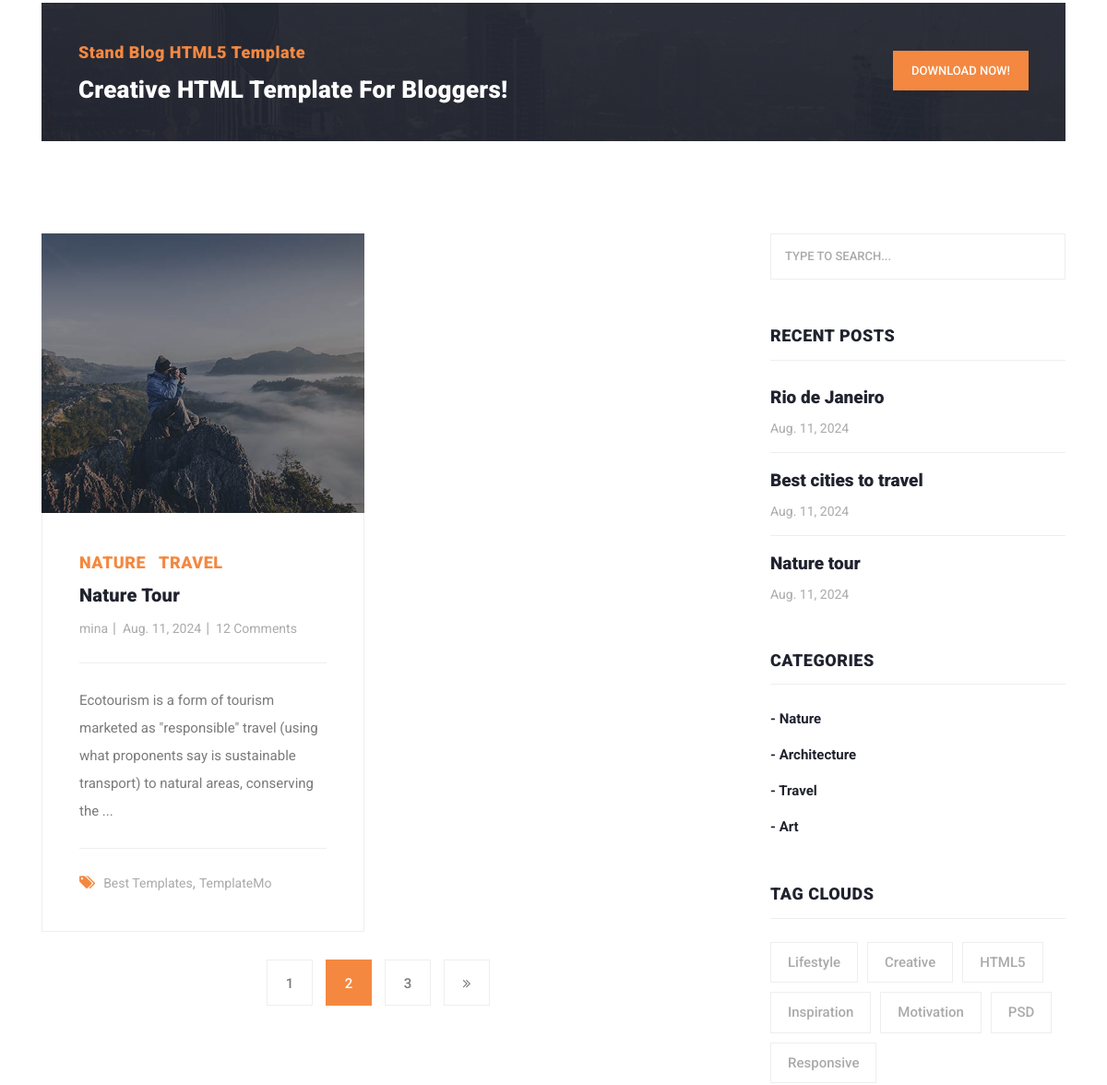
The page /category/1 (signed in, middle part) on the database as committed earlier.
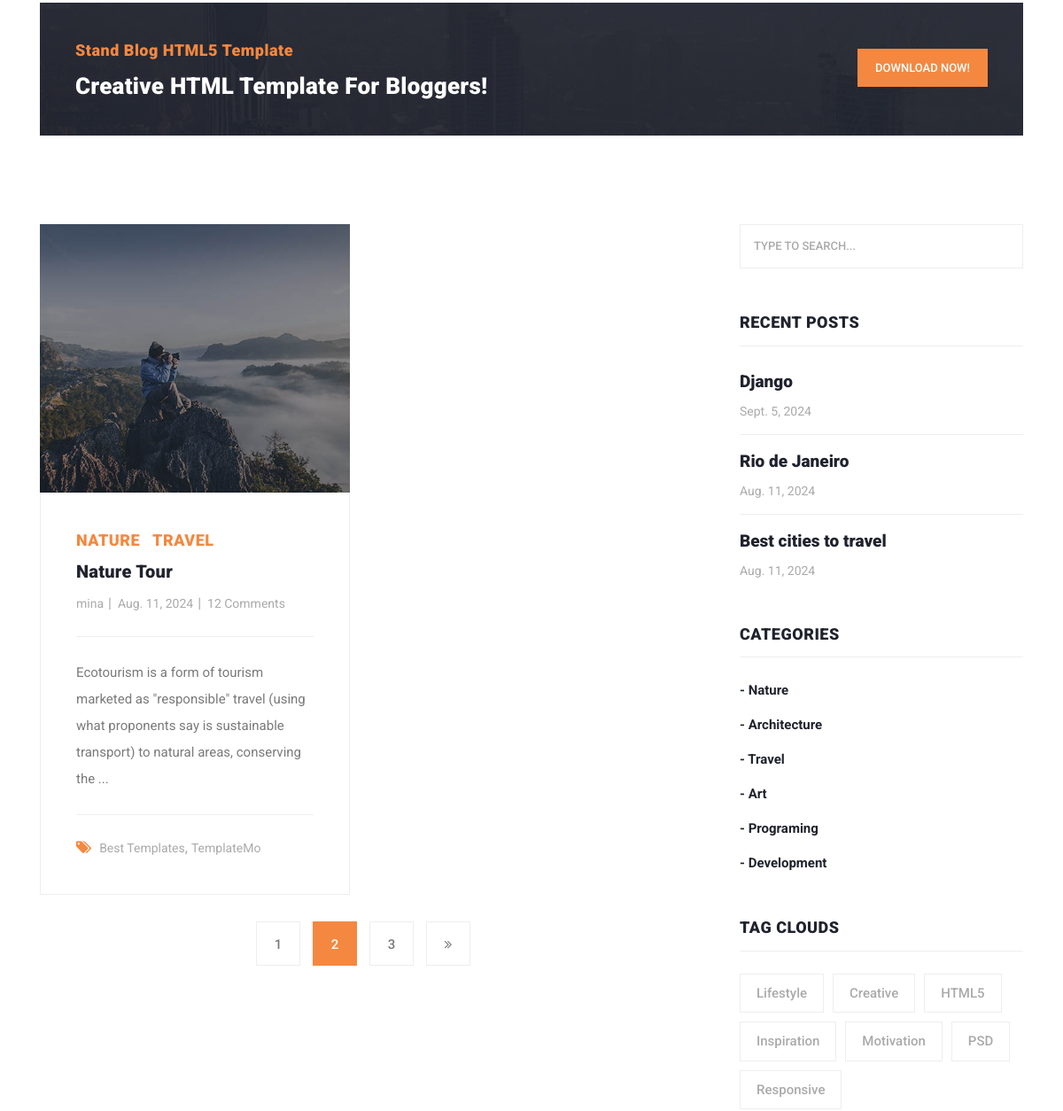
The same page on the database as committed later.
### blog_app/models.py (models this page shows, shortened)
class Post(models.Model):
    author = models.ForeignKey(User, on_delete=models.CASCADE)
    title = models.CharField(max_length=100, unique_for_date='pub_date')
    category = models.ManyToManyField(Category)
    body = models.TextField()
    image = models.ImageField(upload_to='img/post')
    published = models.BooleanField(default=True)
    created = models.DateField(auto_now_add=True)
    updated = models.DateField(auto_now=True)
    pub_date = models.DateField(default=timezone.now())
    objects = ModelManager()
    def get_absolute_url(self):
        return reverse('blog:post_details', kwargs={'pk': self.pk})

class Category(models.Model):
    title = models.CharField(max_length=100)
    created = models.TimeField(auto_now_add=True)
    def __str__(self):
        return self.title

### blog_app/views.py (the view)
# urls.py: path('category/<int:pk>', views.category_details, name='category_details'),
def category_details(request, pk):
    category = get_object_or_404(Category, pk=pk)
    posts = category.post_set.all()
    return render(request, 'blog_app/category_details.html', {'posts': posts, 'category': category})

### context_processors/context_processors.py (called while the page is built)
def recent_posts(request):
    return {'recent_posts': Post.objects.order_by('-created')[:3]}

def categorise(request):
    return {'categorise': Category.objects.all()}

### blog_app/templates/blog_app/category_details.html (shortened to what the changed rows need)
{% extends 'base.html' %}
{% load static %}
{% block content %}
    <section class="blog-posts grid-system">
        <div class="container">
            <div class="row">
                <div class="col-lg-8">
                    <div class="all-blog-posts">
                        <div class="row">
                            {% for post in posts %}
                                <div class="col-lg-6">
                                    <div class="blog-post">
                                        <div class="blog-thumb">
                                            <img src="{{ post.image.url }}" alt="">
                                        </div>
                                        <div class="down-content">
                                            {% for cat in post.category.all %}
                                                <span style="margin-right: 10px">{{ cat }}</span>
                                            {% endfor %}
                                            <a href="{{ post.get_absolute_url }}"><h4>{{ post.title }}</h4></a>
                                            <ul class="post-info">
                                                <li><a href="#">{{ post.author }}</a></li>
                                                <li><a href="#">{{ post.created }}</a></li>
                                                <li><a href="#">12 Comments</a></li>
                                            </ul>
                                            <p>{{ post.body|slice:':150' }} ...</p>
                                            <div class="post-options">
                                                <div class="row">
                                                    <div class="col-lg-12">
                                                        <ul class="post-tags">
                                                            <li><i class="fa fa-tags"></i></li>
                                                            <li><a href="#">Best Templates</a>,</li>
                                                            <li><a href="#">TemplateMo</a></li>
                                                        </ul>
                                                    </div>
                                                </div>
                                            </div>
                                        </div>
                                    </div>
                                </div>
                            {% endfor %}
                        </div>
                    </div>
                </div>
                <div class="col-lg-4">
                    <div class="sidebar">
                        <div class="row">
                            {% include 'includes/sidebar.html' %}
                            <div class="col-lg-12">
                                <div class="sidebar-item tags">
                                    <div class="sidebar-heading">
                                        <h2>Tag Clouds</h2>
                                    </div>
                                </div>
                            </div>
                        </div>
                    </div>
                </div>
            </div>
        </div>
    </section>
{% endblock %}

### templates/includes/sidebar.html
<div class="col-lg-12">
    <div class="sidebar-item recent-posts">
        <div class="sidebar-heading">
            <h2>Recent Posts</h2>
        </div>
        <div class="content">
            <ul>
                {% for post in recent_posts %}
                    <li><a href={{ post.get_absolute_url }}>
                        <h5>{{ post.title }}</h5>
                        <span>{{ post.created }}</span>
                    </a></li>
                {% endfor %}
            </ul>
        </div>
    </div>
</div>
<div class="col-lg-12">
    <div class="sidebar-item categories">
        <div class="sidebar-heading">
            <h2>Categories</h2>
        </div>
        <div class="content">
            <ul>
                {% for cat in categorise %}
                    <li><a href="{% url 'blog:category_details' cat.pk %}">- {{ cat.title }}</a></li>
                {% endfor %}
            </ul>
        </div>
    </div>
</div>

Rows that differ between the two databases and show on the page:
no longer on one of the page's lists (row unchanged): Post: title "Nature tour", created "Aug. 11, 2024"
added Post: title "Django", created "Sept. 5, 2024", shown under "RECENT POSTS"
added Category: title "Programing", shown under "CATEGORIES"
added Category: title "Development", shown under "CATEGORIES"
